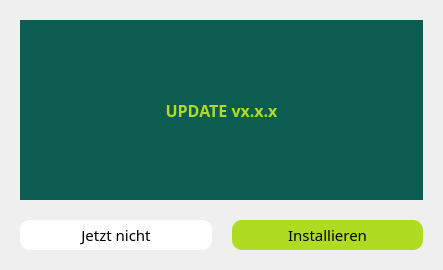
<?xml version="1.0" encoding="UTF-8"?>
<ui version="4.0">
 <class>Dialog</class>
 <widget class="QDialog" name="Dialog">
  <property name="geometry">
   <rect>
    <x>0</x>
    <y>0</y>
    <width>443</width>
    <height>270</height>
   </rect>
  </property>
  <property name="windowTitle">
   <string>Dialog</string>
  </property>
  <property name="styleSheet">
   <string notr="true">QPushButton{
background-color: #AEDC21;
border-radius: 10px;
text-align:center;
}</string>
  </property>
  <layout class="QGridLayout" name="gridLayout">
   <property name="leftMargin">
    <number>20</number>
   </property>
   <property name="topMargin">
    <number>20</number>
   </property>
   <property name="rightMargin">
    <number>20</number>
   </property>
   <property name="bottomMargin">
    <number>20</number>
   </property>
   <property name="spacing">
    <number>20</number>
   </property>
   <item row="2" column="1">
    <widget class="QPushButton" name="pushButton_2">
     <property name="minimumSize">
      <size>
       <width>0</width>
       <height>30</height>
      </size>
     </property>
     <property name="font">
      <font>
       <family>Leelawadee</family>
       <pointsize>11</pointsize>
      </font>
     </property>
     <property name="text">
      <string>Installieren</string>
     </property>
    </widget>
   </item>
   <item row="2" column="0">
    <widget class="QPushButton" name="pushButton">
     <property name="minimumSize">
      <size>
       <width>0</width>
       <height>30</height>
      </size>
     </property>
     <property name="font">
      <font>
       <family>Leelawadee</family>
       <pointsize>11</pointsize>
      </font>
     </property>
     <property name="styleSheet">
      <string notr="true">background: white;</string>
     </property>
     <property name="text">
      <string>Jetzt nicht</string>
     </property>
    </widget>
   </item>
   <item row="1" column="0" colspan="2">
    <widget class="QLabel" name="update_msg_lbl">
     <property name="font">
      <font>
       <family>Leelawadee</family>
       <pointsize>12</pointsize>
       <weight>75</weight>
       <bold>true</bold>
      </font>
     </property>
     <property name="styleSheet">
      <string notr="true">color: #AEDC21;
background-color: #0C5C51;</string>
     </property>
     <property name="text">
      <string>UPDATE vx.x.x</string>
     </property>
     <property name="alignment">
      <set>Qt::AlignCenter</set>
     </property>
     <property name="margin">
      <number>20</number>
     </property>
    </widget>
   </item>
  </layout>
 </widget>
 <resources/>
 <connections/>
</ui>
